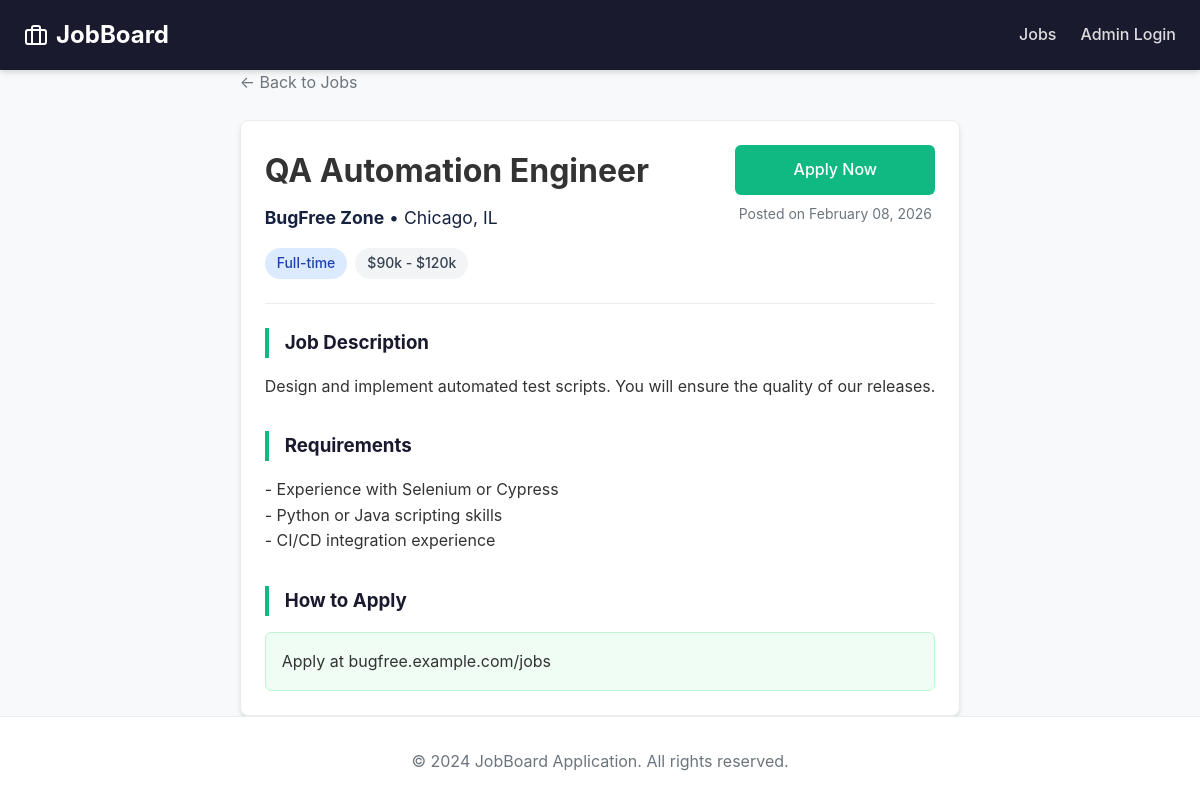
/job/11, run on the app's committed database.
### app.py (models this page shows, shortened)
class Job(db.Model):
    id = db.Column(db.Integer, primary_key=True)
    title = db.Column(db.String(100), nullable=False)
    company = db.Column(db.String(100), nullable=False)
    location = db.Column(db.String(100), nullable=False)
    job_type = db.Column(db.String(50), nullable=False)
    description = db.Column(db.Text, nullable=False)
    requirements = db.Column(db.Text, nullable=False)
    salary_range = db.Column(db.String(100), nullable=False)
    how_to_apply = db.Column(db.Text, nullable=False)
    posted_date = db.Column(db.DateTime, default=datetime.utcnow)

### app.py (the view)
@app.route('/job/<int:job_id>')
def job_detail(job_id):
    job = Job.query.get_or_404(job_id)
    return render_template('detail.html', job=job)

### templates/detail.html (shortened to what this page needs)
{% extends "base.html" %}
{% block content %}
<div class="mb-4">
    <a href="/" style="color: var(--light-text); text-decoration: none;">&larr; Back to Jobs</a>
</div>
<div class="card">
    <div class="card-body">
        <div class="flex justify-between items-start mb-4" style="flex-wrap: wrap; border-bottom: 1px solid var(--border); padding-bottom: 1.5rem; margin-bottom: 1.5rem;">
            <div>
                <h1 style="font-size: 2rem; margin-bottom: 0.5rem;">{{ job.title }}</h1>
                <div style="font-size: 1.1rem; color: var(--secondary); margin-bottom: 1rem;">
                    <strong>{{ job.company }}</strong> &bull; {{ job.location }}
                </div>
                <div class="flex gap-2">
                    <span class="badge badge-{{ job.job_type.lower().replace(' ', '-') }}">{{ job.job_type }}</span>
                    <span class="badge" style="background-color: #f3f4f6;">{{ job.salary_range }}</span>
                </div>
            </div>
            <div style="text-align: right; min-width: 200px;">
                <a href="mailto:?subject=Application for {{ job.title }}&body={{ job.how_to_apply }}" class="btn" style="width: 100%;">Apply Now</a>
                <div style="margin-top: 0.5rem; font-size: 0.875rem; color: var(--light-text); text-align: center;">
                    Posted on {{ job.posted_date.strftime('%B %d, %Y') }}
                </div>
            </div>
        </div>
        <div style="display: grid; gap: 2rem;">
            <section>
                <h3 style="color: var(--primary); margin-bottom: 1rem; border-left: 4px solid var(--accent); padding-left: 1rem;">Job Description</h3>
                <div style="white-space: pre-wrap;">{{ job.description }}</div>
            </section>
            <section>
                <h3 style="color: var(--primary); margin-bottom: 1rem; border-left: 4px solid var(--accent); padding-left: 1rem;">Requirements</h3>
                <div style="white-space: pre-wrap;">{{ job.requirements }}</div>
            </section>
            <section>
                <h3 style="color: var(--primary); margin-bottom: 1rem; border-left: 4px solid var(--accent); padding-left: 1rem;">How to Apply</h3>
                <div style="background-color: #f0fdf4; padding: 1rem; border-radius: 6px; border: 1px solid #bbf7d0;">
                    {{ job.how_to_apply }}
                </div>
            </section>
        </div>
    </div>
</div>
{% endblock %}

### templates/base.html (style rules this page uses)
:root { --primary: #1a1a2e; --secondary: #16213e; --accent: #10b981; --accent-hover: #059669; --bg: #f8f9fa; --text: #333; --light-text: #6c757d; --white: #ffffff; --border: #e9ecef; --shadow: 0 4px 6px -1px rgba(0, 0, 0, 0.1), 0 2px 4px -1px rgba(0, 0, 0, 0.06); }
* { box-sizing: border-box; margin: 0; padding: 0; }
body { font-family: -apple-system, BlinkMacSystemFont, "Segoe UI", Roboto, "Helvetica Neue", Arial, sans-serif; background-color: var(--bg); color: var(--text); line-height: 1.6; min-height: 100vh; display: flex; flex-direction: column; }
.btn { display: inline-block; background-color: var(--accent); color: var(--white); padding: 0.75rem 1.5rem; border: none; border-radius: 6px; font-size: 1rem; font-weight: 500; text-decoration: none; transition: background-color 0.2s; text-align: center; }
.card { background: var(--white); border-radius: 8px; box-shadow: var(--shadow); overflow: hidden; border: 1px solid var(--border); }
.card-body { padding: 1.5rem; }
.mb-4 { margin-bottom: 1.5rem; }
.flex { display: flex; }
.justify-between { justify-content: space-between; }
.gap-2 { gap: 0.5rem; }
.badge { display: inline-block; padding: 0.25rem 0.75rem; border-radius: 9999px; font-size: 0.875rem; font-weight: 500; background-color: #e5e7eb; color: #374151; }
.badge-full-time { background-color: #dbeafe; color: #1e40af; }

### data on the page
Job: title "QA Automation Engineer", company "BugFree Zone", location "Chicago, IL", job_type "Full-time", salary_range "$90k - $120k", posted_date "February 08, 2026", description "Design and implement automated test scripts. You will ensure the quality of our releases.", requirements "- Experience with Selenium or Cypress - Python or Java scripting skills - CI/CD integration experience", how_to_apply "Apply at bugfree.example.com/jobs"
